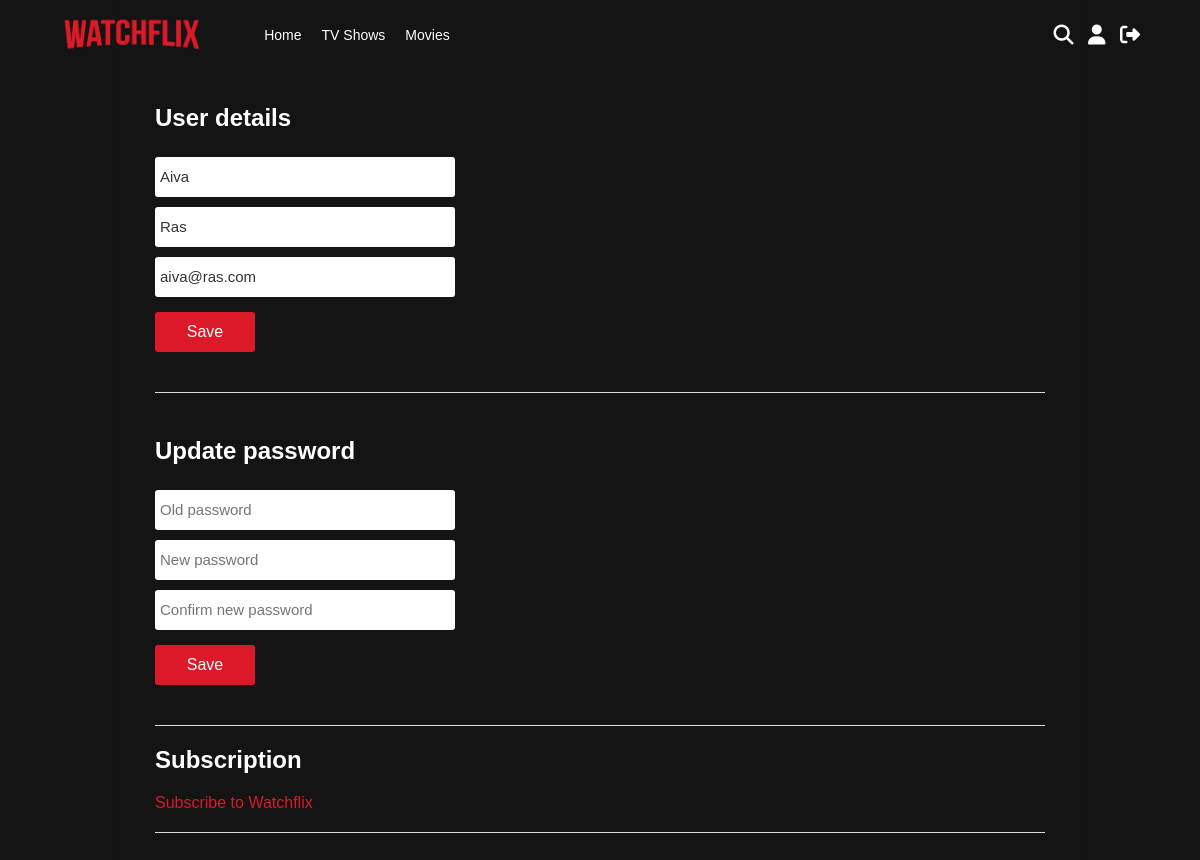
The app's page /profile.php (signed in) with its own data.
### tables this page shows
CREATE TABLE `users` (
  `id` int(11) NOT NULL,
  `firstName` varchar(25) NOT NULL,
  `lastName` varchar(25) NOT NULL,
  `username` varchar(50) NOT NULL,
  `email` varchar(100) NOT NULL,
  `password` varchar(255) NOT NULL,
  `signUpDate` datetime NOT NULL DEFAULT CURRENT_TIMESTAMP,
  `isSubscribed` tinyint(4) NOT NULL DEFAULT '0'
);

### includes/classes/User.php (called while the page is built, shortened)
<?php
class User {
    private $con, $sqlData;
    public function __construct($con, $username) {
        $query = $con->prepare("SELECT * FROM users WHERE username=:username");
        $query->bindValue(":username", $username);
        $query->execute();
        $this->sqlData = $query->fetch(PDO::FETCH_ASSOC);
    }
    public function getFirstName() {
        return $this->sqlData["firstName"];
    }
    public function getLastName() {
        return $this->sqlData["lastName"];
    }
    public function getEmail() {
        return $this->sqlData["email"];
    }
    public function getIsSubscribed() {
        return $this->sqlData["isSubscribed"];
    }
}
?>

### profile.php (the view, shortened to what this page needs)
<?php
require_once("includes/header.php");
?>
<div class="settingsContainer column">
    <div class="formSection">
        <form method="POST">
            <h2>User details</h2>
            <?php
                $user = new User($con, $userLoggedIn);
                $firstName = isset($_POST["firstName"]) ? strip_tags($_POST["firstName"]) : $user->getFirstName();
                $lastName = isset($_POST["lastName"]) ? strip_tags($_POST["lastName"]) : $user->getLastName();
                $email = isset($_POST["email"]) ? strip_tags($_POST["email"]) : $user->getEmail();
            ?>
            <input type="text" name="firstName" placeholder="First name" value="<?php echo $firstName; ?>">
            <input type="text" name="lastName" placeholder="Last name" value="<?php echo $lastName; ?>">
            <input type="email" name="email" placeholder="Email"  value="<?php echo $email; ?>">
            <input type="submit" name="saveDetailsButton" value="Save">
        </form>
    </div>
    <div class="formSection">
        <form method="POST">
            <h2>Update password</h2>
            <input type="password" name="oldPassword" placeholder="Old password">
            <input type="password" name="newPassword" placeholder="New password">
            <input type="password" name="newPassword2" placeholder="Confirm new password">
            <input type="submit" name="savePasswordButton" value="Save">
        </form>
    </div>
    <div class="formSection">
        <h2>Subscription</h2>
        <?php
        if($user->getIsSubscribed()) {
            echo "<h3>You are subscribed! Go to PayPal to cancel.</h3>";
        } else {
            echo "<a href='billing.php'>Subscribe to Watchflix</a>";
        }
        ?>
    </div>
</div>

### assets/style/style.css (style rules this page uses)
html, body { height: 100%; padding: 0; margin: 0; }
* { font-family: Arial, Helvetica, sans-serif; color: #333; box-sizing: border-box; }
a { text-decoration: none; color: #dc1928; }
.column { background-color: #fff; min-height: 300px; max-height: 100%; width: 450px; box-shadow: rgba(0,0,0, 0.1) 0 1px 2px; padding: 20px 35px; overflow-y: auto; }
.column form { display: flex; flex-direction: column; padding-top: 24px; }
.column form input[type="text"], .column form input[type="email"], .column form input[type="password"] { font-size: 14px; margin: 10px 0; border: none; border-bottom: 1px solid #dedede; }
.column form input[type="submit"] { background-color: #4285f4; color: #fff; height: 36px; width: 88px; border: none; border-radius: 3px; font-weight: 500; margin-top: 10px; margin-bottom: 20px; font-size: 16px; }
.settingsContainer { padding-top: 60px; background-color: transparent; width: 80%; margin-left: auto; margin-right: auto; }
.settingsContainer h2 { color: #fff; margin-top: 0; }
.settingsContainer .formSection { display: flex; flex-direction: column; margin: 20px 0; border-bottom: 1px solid #dedede; padding-bottom: 20px; }
.settingsContainer form input[type="text"], .settingsContainer form input[type="email"], .settingsContainer form input[type="password"] { width: 300px; height: 40px; font-size: 15px; margin: 5px 0; border: none; border-radius: 3px; padding: 0 5px; }
.settingsContainer form input[type="submit"] { background-color: #dc1928; width: 100px; height: 40px; }

### records on screen
users: firstName "Aiva", lastName "Ras", email "aiva@ras.com"
